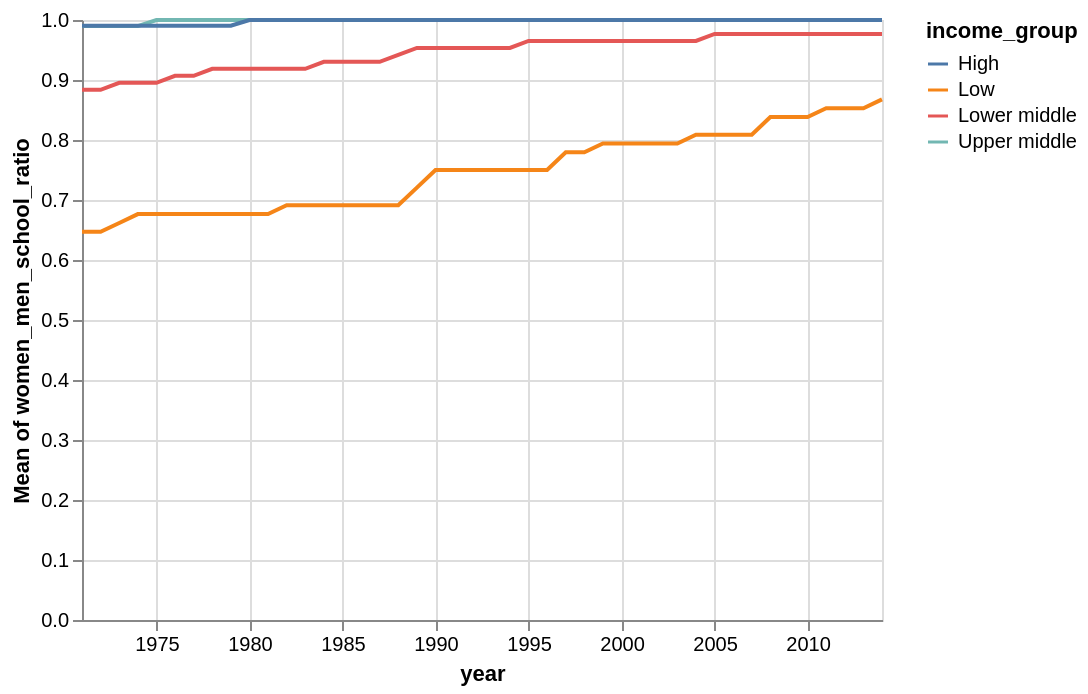

The cell this chart's notebook holds for it:
### Markdown cell above
**Question 3.3** 
<br> {points: 3}

Next, create a line plot from the `gapminder_ratio_filtered` data, showing how the ratio of women to men years in school has changed over time.

- Use a line mark (`mark_line`) 
- Map time (`year`) to the x-axis
- Map the **mean** women to men school ratio that we recently created in `gapminder_ratio_df`.
- Colour the data by income group.


*Save the plot in an object named `line_plot`.*

### Code cell
line_plot = alt.Chart(gapminder_ratio_filtered).mark_line().encode(
    x='year',
    y='mean(women_men_school_ratio)',
    color='income_group'
)

# your code here
line_plot

### Figure 1 — Vega-Lite specification as saved in the notebook (floating-point values rounded to 4 significant figures; data arrays with more than 128 entries replaced by an {"elided": "..."} marker saying what was removed)
{"config": {"view": {"continuousWidth": 400, "continuousHeight": 300}}, "data": {"name": "data-985ba4e8019cf60976505f9e2a26bf02"}, "mark": "line", "encoding": {"color": {"type": "nominal", "field": "income_group"}, "x": {"type": "temporal", "field": "year"}, "y": {"type": "quantitative", "aggregate": "mean", "field": "women_men_school_ratio"}}, "$schema": "https://vega.github.io/schema/vega-lite/v4.8.1.json", "datasets": {"data-985ba4e8019cf60976505f9e2a26bf02": {"elided": "7832 records"}}}
